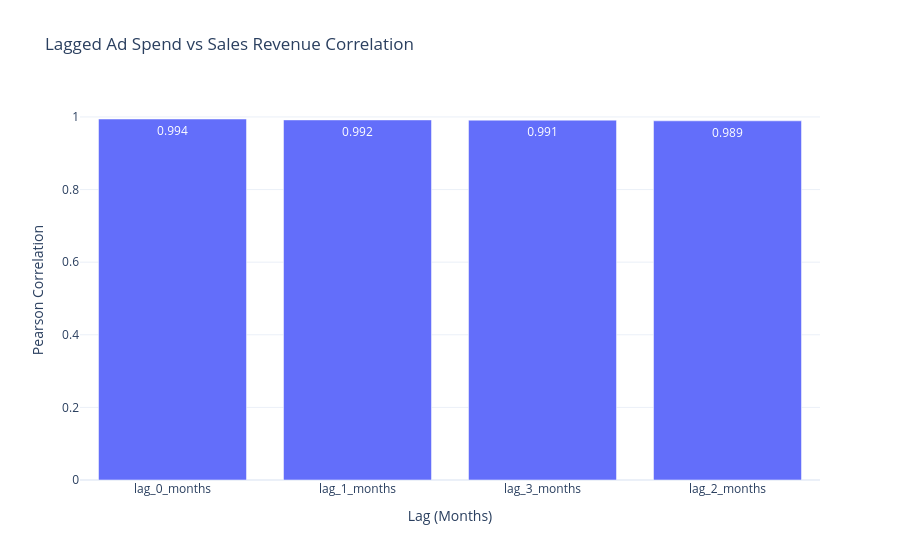

Notebook cell for this chart:
### Markdown cell above
Write 1 to 2 sentences answering: Which lag has the strongest relationship with `sales_revenue`? What does that suggest about current-month ad spend versus earlier ad spend?

### Code cell
# Plot the lagged correlations as a bar chart.
fig = go.Figure(
    data=go.Bar(
        x=lag_series.index,
        y=lag_series.values,
        text=np.round(lag_series.values, 3),
        textposition="auto",
    )
)
fig.update_layout(title= "Lagged Ad Spend vs Sales Revenue Correlation",  
                xaxis_title="Lag (Months)",
                yaxis_title="Pearson Correlation",
                template="plotly_white")
fig.show()

### Figure 1 — Plotly figure (JSON) as saved in the notebook; plotly's stock layout.template omitted (floating-point values rounded to 4 significant figures)
{"data": [{"text": [0.994, 0.992, 0.991, 0.989], "textposition": "auto", "type": "bar", "x": ["lag_0_months", "lag_1_months", "lag_3_months", "lag_2_months"], "y": [0.9944, 0.9919, 0.9912, 0.9894]}], "layout": {"title": {"text": "Lagged Ad Spend vs Sales Revenue Correlation"}, "xaxis": {"title": {"text": "Lag (Months)"}}, "yaxis": {"title": {"text": "Pearson Correlation"}}}}
